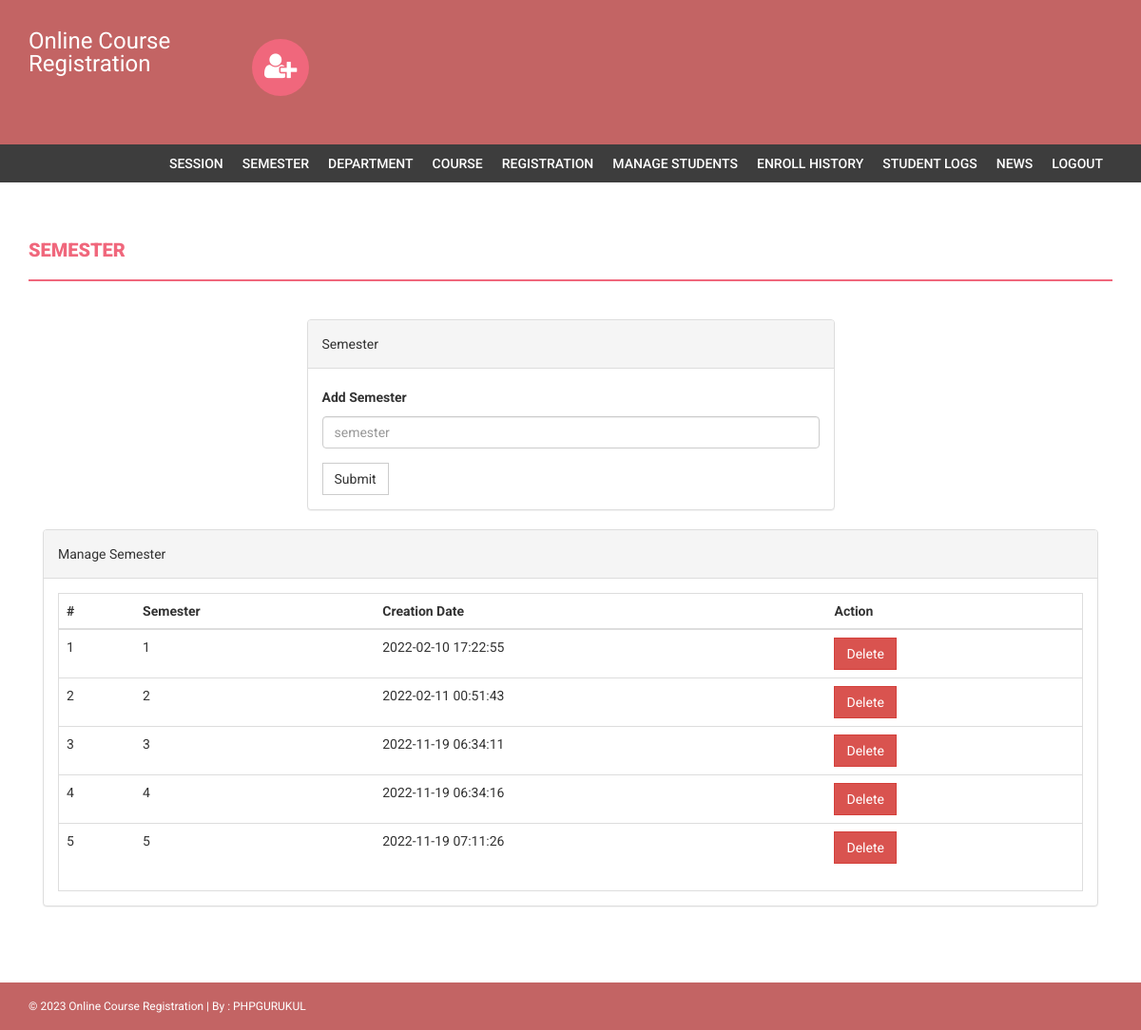
/onlinecourse/admin/semester.php (signed in), run on the app's committed database.
### tables this page shows
CREATE TABLE `semester` (
  `id` int(11) NOT NULL,
  `semester` varchar(255) DEFAULT NULL,
  `creationDate` timestamp NULL DEFAULT current_timestamp(),
  `updationDate` varchar(255) DEFAULT NULL
);

### onlinecourse/admin/semester.php (the view, shortened to what this page needs)
<?php
if(strlen($_SESSION['alogin'])==0)
    {
header('location:index.php');
}
else{
?>
<!DOCTYPE html>
<html xmlns="http://www.w3.org/1999/xhtml">
<head>
    <link href="../assets/css/bootstrap.css" rel="stylesheet" />
    <link href="../assets/css/font-awesome.css" rel="stylesheet" />
    <link href="../assets/css/style.css" rel="stylesheet" />
</head>
<body>
<?php include('includes/header.php');?>
<?php if($_SESSION['alogin']!="")
{
 include('includes/menubar.php');
}
 ?>
    <div class="content-wrapper">
        <div class="container">
              <div class="row">
                    <div class="col-md-12">
                        <h1 class="page-head-line">Semester  </h1>
                    </div>
                </div>
                <div class="row" >
                  <div class="col-md-3"></div>
                    <div class="col-md-6">
                        <div class="panel panel-default">
                        <div class="panel-heading">
                           Semester
                        </div>
                        <div class="panel-body">
                       <form name="semester" method="post">
   <div class="form-group">
    <label for="semester">Add Semester  </label>
    <input type="text" class="form-control" id="semester" name="semester" placeholder="semester" required />
  </div>
 <button type="submit" name="submit" class="btn btn-default">Submit</button>
</form>
                            </div>
                            </div>
                    </div>
                </div>
                <div class="col-md-12">
                    <div class="panel panel-default">
                        <div class="panel-heading">
                            Manage Semester
                        </div>
                        <div class="panel-body">
                            <div class="table-responsive table-bordered">
                                <table class="table">
                                    <thead>
                                        <tr>
                                            <th>#</th>
                                            <th>Semester</th>
                                            <th>Creation Date</th>
                                            <th>Action</th>
                                        </tr>
                                    </thead>
                                    <tbody>
<?php
$sql=mysqli_query($con,"select * from semester");
$cnt=1;
while($row=mysqli_fetch_array($sql))
{
?>
                                        <tr>
                                            <td><?php echo $cnt;?></td>
                                            <td><?php echo htmlentities($row['semester']);?></td>
                                            <td><?php echo htmlentities($row['creationDate']);?></td>
                                            <td>
  <a href="semester.php?id=<?php echo $row['id']?>&del=delete" onClick="return confirm('Are you sure you want to delete?')">
                                            <button class="btn btn-danger">Delete</button>
</a>
                                            </td>
                                        </tr>
<?php
$cnt++;
} ?>
                                    </tbody>
                                </table>
                            </div>
                        </div>
                    </div>
                </div>
            </div>
        </div>
  <?php include('includes/footer.php');?>
</body>
</html>
<?php } ?>

### onlinecourse/assets/css/style.css (style rules this page uses)
body { font-family: 'Roboto', sans-serif; line-height: 30px; }
.content-wrapper { margin-top: 40px; min-height: 600px; padding-bottom: 60px; }
.page-head-line { font-weight: 900; padding-bottom: 20px; border-bottom: 2px solid #F0677C; text-transform: uppercase; color: #F0677C; font-size: 20px; margin-bottom: 40px; }
.btn { border-radius: 0px; -webkit-border-radius: 0px; -moz-border-radius: 0px; }

### data on the page
semester: semester "1", creationDate "2022-02-10 17:22:55"
semester: semester "2", creationDate "2022-02-11 00:51:43"
semester: semester "3", creationDate "2022-11-19 06:34:11"
semester: semester "4", creationDate "2022-11-19 06:34:16"
semester: semester "5", creationDate "2022-11-19 07:11:26"
